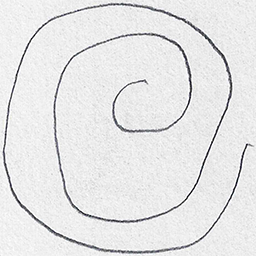
#> input picture Drawing/dataset/spiral/testing/healthy/V01HE01.png, 256 x 256 px; its folder holds only this picture in this run; the run also reads 1 picture not shown here
$ jupyter execute --allow-errors detection.ipynb
#> lines starting #> are read from the running program, lines starting #| are printed output that depends on the picture
# Parkinsons Disease
The objective is to find a model which will be able to predict whether a person is likely to have parkinsons disease or not given their medical records.
___

## Model Performamce
Accuracy, Sensitivity and Auc_score were the metrics used to evaluate the performance of the model

| Method    |  Accuracy (%)  | Sensitivity (%) | Auc_score (%) |
|-----------|---------|-----------|---------|
| **Random Forest**   | **94.12**   | **98.41** | **97.99** |
| XGBoost | 91.67  | 92.16 | **97.67** |
___

### Steps to Solve Problem
* Import Libraries
* Import Dataset
* Data Preprocessing
    * Train / Test Data split
* Model Build
    * Model Initiation and Fitting
    * Test predictions
* Model Perfromance

# Import Libraries

[cell 1]
import os
import cv2
import numpy as np
from skimage import feature
from sklearn.preprocessing import LabelEncoder
from glob import glob

from sklearn.ensemble import RandomForestClassifier
from sklearn.linear_model import LinearRegression
from xgboost import XGBClassifier

from sklearn.metrics import confusion_matrix, roc_curve, roc_auc_score
from sklearn.naive_bayes import GaussianNB
from sklearn.svm import SVC
from sklearn.neighbors import KNeighborsClassifier
from sklearn.tree import DecisionTreeClassifier

# Import Dataset

[cell 2]
def get_image_names_in_folder(folder_path):
    image_names = []
    for root, dirs, files in os.walk(folder_path):
        for file in files:
            if file.endswith(('.png', '.jpg', '.jpeg', '.gif', '.bmp')):
                image_names.append(os.path.join(root, file))
    return image_names

[cell 3]
def preprocess_image(image_path, orientations, pixels_per_cell, cells_per_block, transform_sqrt, block_norm):
    label = image_path.split(os.path.sep)[-2]
    image = cv2.imread(image_path)
    image = cv2.cvtColor(image, cv2.COLOR_BGR2GRAY)
    image = cv2.resize(image, (200, 200))
    image = cv2.threshold(image, 0, 255, cv2.THRESH_BINARY_INV | cv2.THRESH_OTSU)[1]
    features = feature.hog(image,
                           orientations=orientations,
                           pixels_per_cell=pixels_per_cell,
                           cells_per_block=cells_per_block,
                           transform_sqrt=transform_sqrt,
                           block_norm=block_norm)
    return features, label

[cell 4]
PATH = "./dataset/spiral"

X_PATH = os.path.sep.join([PATH, "training"])
y_PATH = os.path.sep.join([PATH, "testing"])


X_list = get_image_names_in_folder(X_PATH)
y_list = get_image_names_in_folder(y_PATH)
#> pass 2 of the loop in get_image_names_in_folder, `for root, dirs, files in os.walk(folder_path):`:

data = []
labels = []

# HOG feature extraction parameters
orientations = 9
pixels_per_cell = (10, 10)
cells_per_block = (2, 2)
transform_sqrt = True
block_norm = "L2"


data = []
labels = []

# Combine the lists of image paths
all_image_paths = X_list + y_list

# Process the images and extract features
for imagePath in all_image_paths:
    features, label = preprocess_image(imagePath,
                                       orientations,
                                       pixels_per_cell,
                                       cells_per_block,
                                       transform_sqrt,
                                       block_norm)
#> in preprocess_image, image is the input picture: shape (256, 256, 3); mean B, G, R 230.1, 229.7, 229.7
#> in preprocess_image, `image = cv2.resize(image, (200, 200))`:
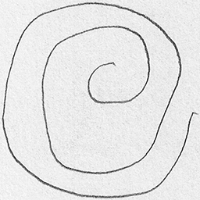
#> image: shape (200, 200); min 24, max 255, mean 229.7
#> in preprocess_image, `image = cv2.threshold(image, 0, 255, cv2.THRESH_BINARY_INV | cv2.THRES..`:
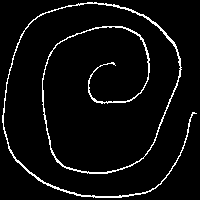
#> image: shape (200, 200); 5% white in thin lines or dots
#> in preprocess_image, `features = feature.hog(image, orientations=orientations, pixels_per_ce..`: features = 12996 values, max 1 at index 10356, min 0 at index 0, mean 0.0353
#> label = 'healthy'
    data.append(features)
    labels.append(label)
#> pass 2 of the loop `for imagePath in all_image_paths:`:
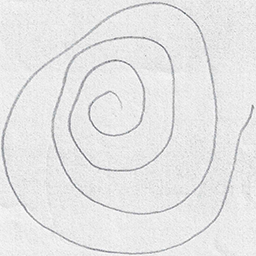
#> input picture Drawing/dataset/spiral/testing/parkinson/V01PE01.png, 256 x 256 px
#> in preprocess_image, image is the input picture: shape (256, 256, 3); mean B, G, R 230, 229.8, 229.8
#> in preprocess_image (call 2), `image = cv2.resize(image, (200, 200))`:
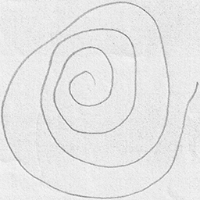
#> image: shape (200, 200); min 107, max 253, mean 229.7
#> in preprocess_image (call 2), `image = cv2.threshold(image, 0, 255, cv2.THRESH_BINARY_INV | cv2.THRES..`:
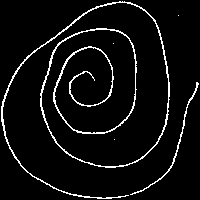
#> image: shape (200, 200); 5.8% white in thin lines or dots
#> in preprocess_image (call 2), `features = feature.hog(image, orientations=orientations, pixels_per_ce..`: features = 12996 values, max 1 at index 5418, min 0 at index 0, mean 0.0403
#> `features, label = preprocess_image(imagePath, orientations, pixels_per..`: label = 'parkinson'

# Convert data and labels lists to NumPy arrays
data = np.array(data)
labels = np.array(labels)

# Separate training and testing data
X_train, X_test, y_train ,y_test= data[:len(X_list)], data[len(y_list):], labels[:len(X_list)], labels[len(y_list):]
#> X_train = empty array; X_test = empty array

[cell 5]
y_test

[cell 6]
le = LabelEncoder()
y_train = le.fit_transform(y_train)
#> y_train = empty array
y_test = le.transform(y_test)
#> y_test = empty array

[cell 7]
class BaseModel:
    def __init__(self, classifier):
        self.classifier = classifier
        self.accuracy = 0
        self.sensitivity = 0
        self.specificity = 0
        self.auc_score = 0
        self.fpr = 0
        self.tpr = 0
        self.thresh = 0

class RandomForestModel(BaseModel):
    def __init__(self):
        super().__init__(RandomForestClassifier(n_estimators=100, random_state=42))

class XGBModel(BaseModel):
    def __init__(self):
        super().__init__(XGBClassifier())

# Create instances of the models
models = {
    "Rf": RandomForestModel(),
    "Xgb": XGBModel()
}
#> `output = cv2.resize(output, (128, 128))`:
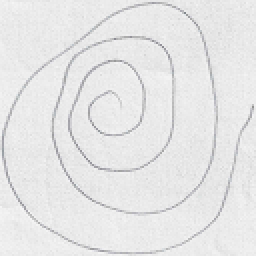
#> output: shape (128, 128, 3) (shown 2 times larger); mean B, G, R 230.2, 229.9, 229.9

[cell 8]
def train_and_evaluate_model(classifier, X_train, y_train, X_test, y_test):
    classifier.fit(X_train, y_train)
    predictions = classifier.predict(X_test)
    predictions_probs = classifier.predict_proba(X_test)
    fpr, tpr, thresh = roc_curve(y_test, predictions_probs[:, 1])
    cm = confusion_matrix(y_test, predictions).ravel()
    tn, fp, fn, tp = cm

    return {
        "classifier": classifier,
        "accuracy": (tp + tn) / float(cm.sum()),
        "sensitivity": tp / float(tp + fn),
        "specificity": tn / float(tn + fp),
        "auc_score": roc_auc_score(y_test, predictions_probs[:, 1]),
        "fpr": fpr,
        "tpr": tpr,
        "thresh": thresh
    }

#> (the rest of this cell did not finish here and is left out)

[cell 9]
spiral_model = {}

#> (the rest of this cell did not finish here and is left out)

[cell 10]
import matplotlib.pyplot as plt

# Create a list of model names and their corresponding colors for the plot
models_info = [
    ("Rf", "blue", "Random Forest"),
    ("Xgb", "green", "Xgboost"),
    ( "SVM", "yellow", "SVM"),
    ('GNB','red','GNB'),
    ('KNN','black','KNN'),
    ('DT','gray','DT')
]

#> (the rest of this cell did not finish here and is left out)

#> (a cell that did not finish here is left out)

[cell 12]
import random

output_images = []
# pick 15 images at random
#> (the rest of this cell did not finish here and is left out)

[cell 13]
# Create a 3x3 grid of subplots
fig, axes = plt.subplots(3, 3, figsize=(10, 10))

# Flatten the axes array to iterate through the subplots easily
axes = axes.flatten()

for i, output_image in enumerate(output_images):
    axes[i].imshow(output_image)
    axes[i].axis("off")

# Remove any unused subplots
#> (the rest of this cell did not finish here and is left out)

[cell 14]
import joblib

filename = os.path.join("./", "random_forest_spiral_model.pkl")
#> (the rest of this cell did not finish here and is left out)

[cell 15]
filename = os.path.join("./", "XGBOOST_spiral_model.pkl")
#> (the rest of this cell did not finish here and is left out)

[cell 16]
PATH = "./dataset/wave"

X_PATH = os.path.sep.join([PATH, "training"])
y_PATH = os.path.sep.join([PATH, "testing"])


X_list = get_image_names_in_folder(X_PATH)
y_list = get_image_names_in_folder(y_PATH)
#> pass 2 of the loop in get_image_names_in_folder, `for root, dirs, files in os.walk(folder_path):`:

data = []
labels = []

# HOG feature extraction parameters
orientations = 9
pixels_per_cell = (10, 10)
cells_per_block = (2, 2)
transform_sqrt = True
block_norm = "L2"


data = []
labels = []

# Combine the lists of image paths
all_image_paths = X_list + y_list

# Process the images and extract features
for imagePath in all_image_paths:
    features, label = preprocess_image(imagePath,
                                       orientations,
                                       pixels_per_cell,
                                       cells_per_block,
                                       transform_sqrt,
                                       block_norm)
#> features = 12996 values, max 1 at index 10356, min 0 at index 0, mean 0.0353; label = 'healthy'
    data.append(features)
    labels.append(label)
#> pass 2 of the loop `for imagePath in all_image_paths:`:
#> `features, label = preprocess_image(imagePath, orientations, pixels_per..`: features = 12996 values, max 1 at index 5418, min 0 at index 0, mean 0.0403; label = 'parkinson'

# Convert data and labels lists to NumPy arrays
data = np.array(data)
labels = np.array(labels)

# Separate training and testing data
X_train, X_test, y_train ,y_test= data[:len(X_list)], data[len(y_list):], labels[:len(X_list)], labels[len(y_list):]

[cell 17]
le = LabelEncoder()
y_train = le.fit_transform(y_train)
y_test = le.transform(y_test)

[cell 18]
class BaseModel:
    def __init__(self, classifier):
        self.classifier = classifier
        self.accuracy = 0
        self.sensitivity = 0
        self.specificity = 0
        self.auc_score = 0
        self.fpr = 0
        self.tpr = 0
        self.thresh = 0

class RandomForestModel(BaseModel):
    def __init__(self):
        super().__init__(RandomForestClassifier(n_estimators=100, random_state=42))

class XGBModel(BaseModel):
    def __init__(self):
        super().__init__(XGBClassifier())

# Create instances of the models
models = {
    "Rf": RandomForestModel(),
    "Xgb": XGBModel()
}
